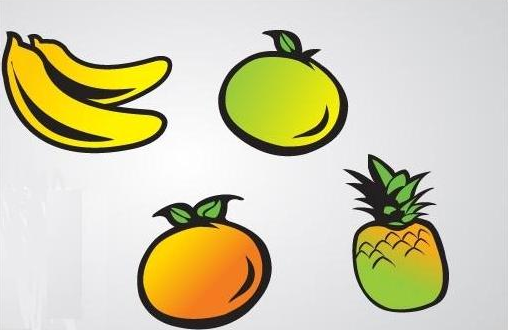
#> input picture K-Way Connected-Components Python Implementation/example.png, 508 x 331 px
$ python Connected_Component.py
#> lines starting #> are read from the running program, lines starting #| are printed output that depends on the picture; after the words box and inside, x2 and y2 are one past the last pixel; in counts of white or black regions, pixels touching at a corner belong together
    #Ahmad Amjad Mughal
    #121672
    #BSCS-6C
    #Lab-Task Using Connected-Component Algorithm

    #All the required libraries and class
from PIL import Image
from PIL import ImageDraw
import sys
import math, random
from itertools import product

class UnionStructure:
    def __init__(self):
        # Array which holds label -> set equivalences
        self.P = []

        # Name of the next label, when one is created
        self.label = 0
        #Assign a current label to r which is integer then we set a new name for another label and finally append that label into list P
    def makeLabel(self):
        r = self.label
        self.label += 1
        self.P.append(r)
        return r

    # Actually we are replacing a label of low priority with high priority as we set high pririty label as root
    def setRoot(self, i, root):
        while self.P[i] < i:
            j = self.P[i]
            self.P[i] = root
            i = j
        self.P[i] = root

    # We find the label of root which has highest priority
    def findRoot(self, i):
        while self.P[i] < i:
            i = self.P[i]
        return i

    # Finds the root of the tree containing node i
    # Simultaneously compresses the tree
    def find(self, i):
        root = self.findRoot(i)
        self.setRoot(i, root)
        return root

    # Joins the two trees containing nodes i and j
    def union(self, i, j):
        if i != j:
            label1 = self.findRoot(i)
            label2 = self.findRoot(j)
            if label1 > label2: label1 = label2
            self.setRoot(j, label1)
            self.setRoot(i, label1)

    def flatten(self):
        for i in range(1, len(self.P)):
            self.P[i] = self.P[self.P[i]]

def main():

    # Create an instance of UFarray
    ufArray = UnionStructure()
    # Open the image
    img = Image.open('example.png')
#> img is the input picture: PIL image 508x331 RGB; mean R, G, B 209, 204.6, 173.9

    #Convert the greyScale image into Binary and set the Threshold
    img = img.point(lambda p: p > 150 and 255)
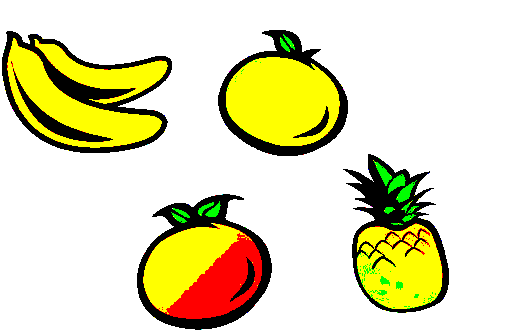
#> img: PIL image 508x331 RGB; mean R, G, B 225.9, 221.6, 180.1
    img = img.convert('1')
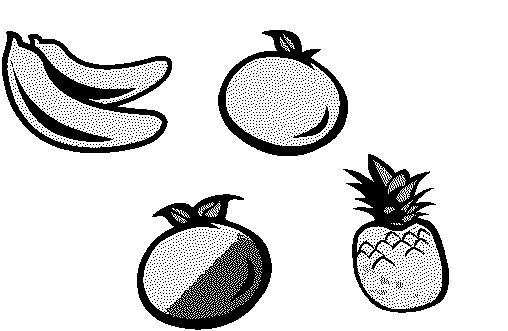
#> img: PIL image 508x331 1; 85.6% white; 2657 black regions (2650 under 20 px), largest, box (x1, y1, x2, y2) and area: (137, 194, 272, 330) 7267, (343, 154, 449, 313) 5031, (2, 31, 172, 153) 4572
    data = img.load()
    #Getting the dimensions of image width * height
    width, height = img.size
#> width = 508; height = 331

    # Dictionary that stores the record of prefernces that we give to one label relative to other
    labels = {}

    for y, x in product(range(height), range(width)):

        # If the current pixel is white, it's obviously not a component...
        if data[x, y] == 255:
            pass

        #If the upper pixel has a black color then simply use that label for this pixel too.
        elif y > 0 and data[x, y-1] == 0:
            labels[x, y] = labels[(x, y-1)]

        #Checking the label for right neighbour in case when both top neighbour and left top neighbour are white
        elif x < width and y > 0 and data[x+1, y-1] == 0:
            c = labels[(x+1, y-1)]
            labels[x, y] = c

        #If left-neighbour is black but top neghbour is white then simply take a union of c and d
            if x > 0 and data[x-1, y] == 0:
                d = labels[(x-1, y)]
                ufArray.union(c, d)

        elif x > 0 and data[x-1, y] == 0:
            labels[x, y] = labels[(x-1, y)]

        # All the neighboring pixels are white,
        # Therefore the current pixel is a new component
        else:
            labels[x, y] = ufArray.makeLabel()
#> after the loop, labels = 24241 items
    #flatten fincalizes all the labels list
    ufArray.flatten()
    #We make a dictionary of colors that are going to be used
    colors = {}

    # Image to display the components in a nice, colorful way
    output_img = Image.new("RGB", (width, height))
#> output_img: PIL image 508x331 RGB; every value is 0
    outdata = output_img.load()
    #loop that traverses through each label and find that label placed at location (x , y)
    for (x, y) in labels:

        # Assign the current Component that label
        component = ufArray.find(labels[(x, y)])

        # If component has not given any colored label
        if component not in colors:
            colors[component] = (random.randint(0,255), random.randint(0,255),random.randint(0,255))

        # Colorize the image
        outdata[x, y] = colors[component]
#> this loop made 24241 passes
#> (x, y, component) on passes 1 to 3: (269, 30, 0), (270, 30, 0), (271, 30, 0)
#> after the loop, colors = 2770 items
    output_img.show()
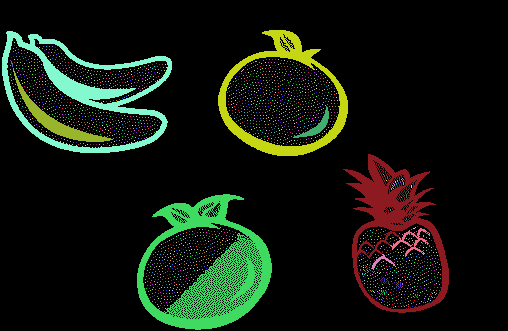
#> shown: PIL image 508x331 RGB; mean R, G, B 17.6, 24.9, 14
    output_img.save('NewImage.png')

#Program execution starts from here
if __name__ == "__main__": main()
